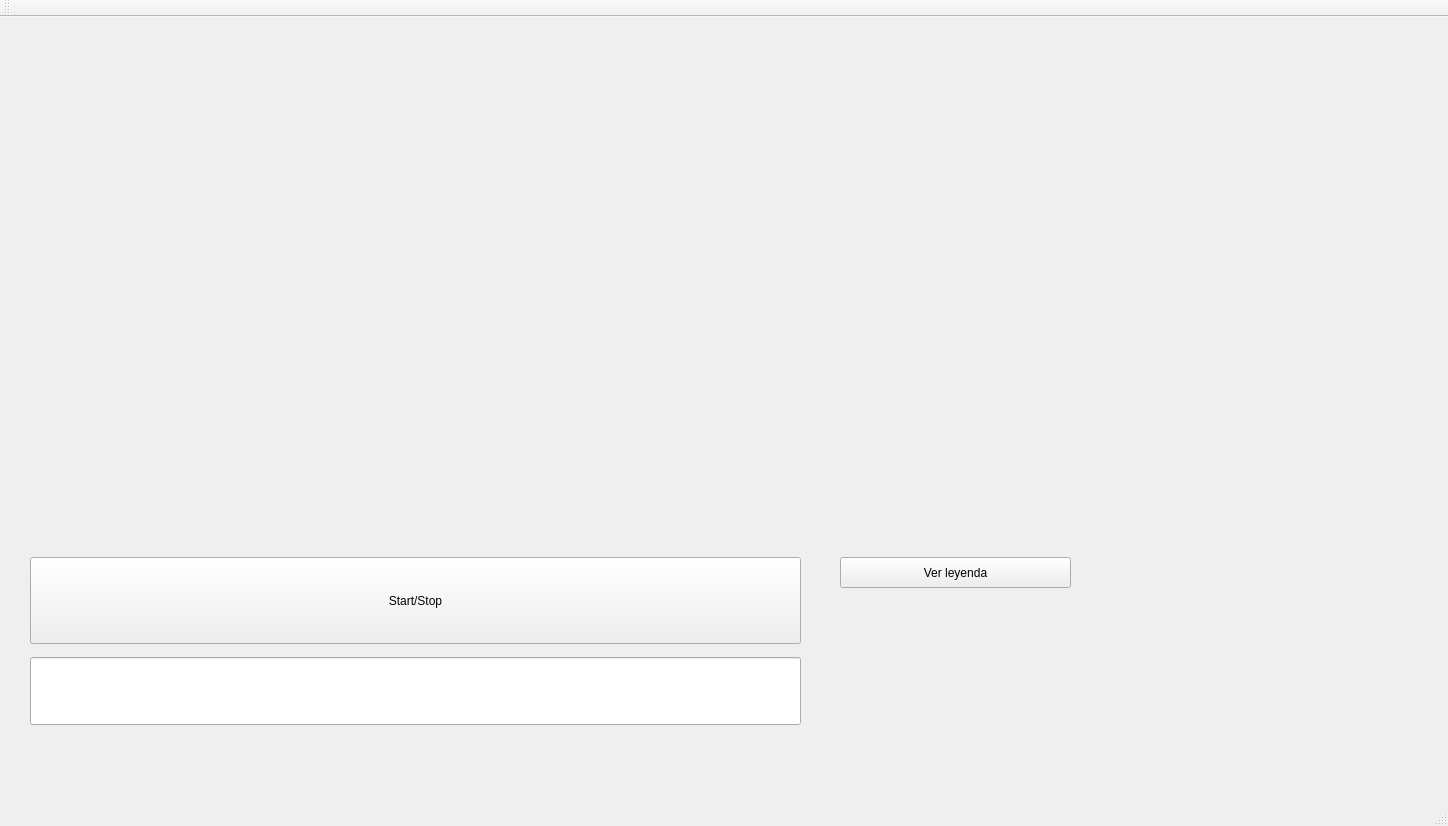
<?xml version="1.0" encoding="UTF-8"?>
<ui version="4.0">
 <class>CClasificadorClass</class>
 <widget class="QMainWindow" name="CClasificadorClass">
  <property name="geometry">
   <rect>
    <x>0</x>
    <y>0</y>
    <width>1448</width>
    <height>826</height>
   </rect>
  </property>
  <property name="windowTitle">
   <string>CClasificador</string>
  </property>
  <widget class="QWidget" name="centralWidget">
   <widget class="CQtImageManager" name="video" native="true">
    <property name="geometry">
     <rect>
      <x>30</x>
      <y>90</y>
      <width>771</width>
      <height>421</height>
     </rect>
    </property>
   </widget>
   <widget class="QPushButton" name="ssButton">
    <property name="geometry">
     <rect>
      <x>30</x>
      <y>540</y>
      <width>771</width>
      <height>87</height>
     </rect>
    </property>
    <property name="text">
     <string>Start/Stop</string>
    </property>
   </widget>
   <widget class="QLineEdit" name="lineEdit">
    <property name="geometry">
     <rect>
      <x>30</x>
      <y>640</y>
      <width>771</width>
      <height>68</height>
     </rect>
    </property>
   </widget>
   <widget class="CQtImageManager" name="cuadro" native="true">
    <property name="geometry">
     <rect>
      <x>830</x>
      <y>230</y>
      <width>250</width>
      <height>298</height>
     </rect>
    </property>
   </widget>
   <widget class="QPushButton" name="ssButton_2">
    <property name="geometry">
     <rect>
      <x>840</x>
      <y>540</y>
      <width>231</width>
      <height>31</height>
     </rect>
    </property>
    <property name="text">
     <string>Ver leyenda</string>
    </property>
   </widget>
   <widget class="CQtImageManager" name="cuadro_2" native="true">
    <property name="geometry">
     <rect>
      <x>750</x>
      <y>470</y>
      <width>250</width>
      <height>298</height>
     </rect>
    </property>
   </widget>
  </widget>
  <widget class="QMenuBar" name="menuBar">
   <property name="geometry">
    <rect>
     <x>0</x>
     <y>0</y>
     <width>1448</width>
     <height>26</height>
    </rect>
   </property>
  </widget>
  <widget class="QToolBar" name="mainToolBar">
   <attribute name="toolBarArea">
    <enum>TopToolBarArea</enum>
   </attribute>
   <attribute name="toolBarBreak">
    <bool>false</bool>
   </attribute>
  </widget>
  <widget class="QStatusBar" name="statusBar"/>
 </widget>
 <layoutdefault spacing="6" margin="11"/>
 <customwidgets>
  <customwidget>
   <class>CQtImageManager</class>
   <extends>QWidget</extends>
   <header>qtimagemanager.h</header>
   <container>1</container>
  </customwidget>
 </customwidgets>
 <resources>
  <include location="Clasificador.qrc"/>
 </resources>
 <connections/>
</ui>
